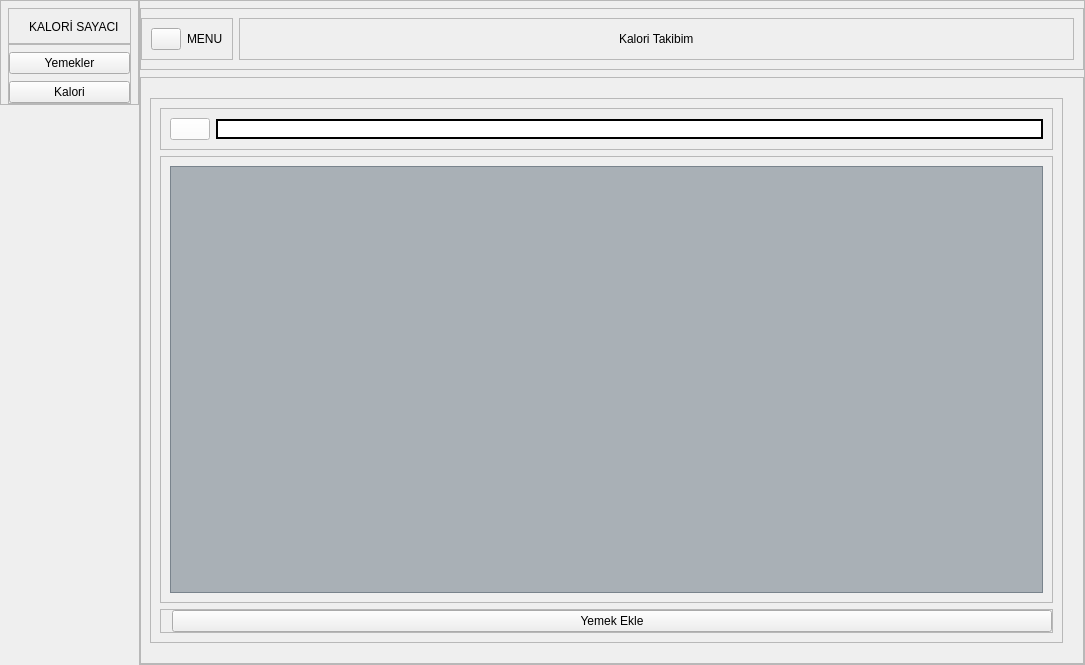
<?xml version="1.0" encoding="UTF-8"?>
<ui version="4.0">
 <class>MainWindow</class>
 <widget class="QMainWindow" name="MainWindow">
  <property name="geometry">
   <rect>
    <x>0</x>
    <y>0</y>
    <width>1085</width>
    <height>665</height>
   </rect>
  </property>
  <property name="windowTitle">
   <string>Kalori Takip Uygulaması</string>
  </property>
  <property name="windowIcon">
   <iconset resource="resources.qrc">
    <normaloff>:/icons/icons/fruit.png</normaloff>:/icons/icons/fruit.png</iconset>
  </property>
  <property name="iconSize">
   <size>
    <width>30</width>
    <height>30</height>
   </size>
  </property>
  <widget class="QWidget" name="centralwidget">
   <property name="styleSheet">
    <string notr="true">@fonts-face{
	url:(:/font/NovaFlat-Regular)format(&quot;truetype&quot;)
}
*{
	color:#fff;
	font-family:NovaFlat;
	font-size:12px;
	border:nine;
	background:none;
}

#centralwidget{
	background-color:rgb(33,43,51);
}
#yemekler,#kalori{
	background-color:rgba(61,80,95,100);
}
#pushButton_4{
	background-color:rgba(61,80,95,100);
	border-radius:8px;
	padding:10px;
}
#kalori_sayaci,#frame{
	background-color:rgb(61,80,95);
}
#buttons QPushButton{
	background-color:rgba(61,80,95,100);
	border-radius:5px;
	padding:10px;
}
#pushButton_4::hover,#buttons QPushButton::hover{
	background-color:rgba(120,157,186);
}</string>
   </property>
   <layout class="QHBoxLayout" name="horizontalLayout">
    <property name="spacing">
     <number>0</number>
    </property>
    <property name="leftMargin">
     <number>0</number>
    </property>
    <property name="topMargin">
     <number>0</number>
    </property>
    <property name="rightMargin">
     <number>0</number>
    </property>
    <property name="bottomMargin">
     <number>0</number>
    </property>
    <item alignment="Qt::AlignTop">
     <widget class="QFrame" name="menu">
      <property name="frameShape">
       <enum>QFrame::StyledPanel</enum>
      </property>
      <property name="frameShadow">
       <enum>QFrame::Raised</enum>
      </property>
      <layout class="QVBoxLayout" name="verticalLayout">
       <property name="spacing">
        <number>0</number>
       </property>
       <property name="leftMargin">
        <number>7</number>
       </property>
       <property name="topMargin">
        <number>7</number>
       </property>
       <property name="rightMargin">
        <number>7</number>
       </property>
       <property name="bottomMargin">
        <number>0</number>
       </property>
       <item alignment="Qt::AlignTop">
        <widget class="QFrame" name="kalori_sayaci">
         <property name="frameShape">
          <enum>QFrame::StyledPanel</enum>
         </property>
         <property name="frameShadow">
          <enum>QFrame::Raised</enum>
         </property>
         <layout class="QHBoxLayout" name="horizontalLayout_5">
          <property name="leftMargin">
           <number>7</number>
          </property>
          <property name="topMargin">
           <number>11</number>
          </property>
          <property name="rightMargin">
           <number>11</number>
          </property>
          <item>
           <widget class="QLabel" name="label_4">
            <property name="maximumSize">
             <size>
              <width>40</width>
              <height>40</height>
             </size>
            </property>
            <property name="text">
             <string/>
            </property>
            <property name="pixmap">
             <pixmap resource="resources.qrc">:/icons/icons/calories.png</pixmap>
            </property>
            <property name="scaledContents">
             <bool>true</bool>
            </property>
           </widget>
          </item>
          <item>
           <widget class="QLabel" name="label">
            <property name="text">
             <string>KALORİ SAYACI</string>
            </property>
           </widget>
          </item>
         </layout>
        </widget>
       </item>
       <item alignment="Qt::AlignTop">
        <widget class="QFrame" name="buttons">
         <property name="frameShape">
          <enum>QFrame::StyledPanel</enum>
         </property>
         <property name="frameShadow">
          <enum>QFrame::Raised</enum>
         </property>
         <layout class="QVBoxLayout" name="verticalLayout_2">
          <property name="spacing">
           <number>7</number>
          </property>
          <property name="leftMargin">
           <number>0</number>
          </property>
          <property name="topMargin">
           <number>7</number>
          </property>
          <property name="rightMargin">
           <number>0</number>
          </property>
          <property name="bottomMargin">
           <number>0</number>
          </property>
          <item>
           <widget class="QPushButton" name="pushButton">
            <property name="text">
             <string>Yemekler</string>
            </property>
            <property name="icon">
             <iconset resource="resources.qrc">
              <normaloff>:/icons/icons/meal.png</normaloff>:/icons/icons/meal.png</iconset>
            </property>
            <property name="iconSize">
             <size>
              <width>30</width>
              <height>30</height>
             </size>
            </property>
           </widget>
          </item>
          <item>
           <widget class="QPushButton" name="pushButton_2">
            <property name="text">
             <string>Kalori</string>
            </property>
            <property name="icon">
             <iconset resource="resources.qrc">
              <normaloff>:/icons/icons/calory.png</normaloff>:/icons/icons/calory.png</iconset>
            </property>
            <property name="iconSize">
             <size>
              <width>30</width>
              <height>30</height>
             </size>
            </property>
           </widget>
          </item>
         </layout>
        </widget>
       </item>
      </layout>
     </widget>
    </item>
    <item>
     <widget class="QFrame" name="frame_2">
      <property name="frameShape">
       <enum>QFrame::StyledPanel</enum>
      </property>
      <property name="frameShadow">
       <enum>QFrame::Raised</enum>
      </property>
      <layout class="QVBoxLayout" name="verticalLayout_4">
       <property name="spacing">
        <number>7</number>
       </property>
       <property name="leftMargin">
        <number>0</number>
       </property>
       <property name="topMargin">
        <number>7</number>
       </property>
       <property name="rightMargin">
        <number>0</number>
       </property>
       <property name="bottomMargin">
        <number>0</number>
       </property>
       <item alignment="Qt::AlignTop">
        <widget class="QFrame" name="frame">
         <property name="frameShape">
          <enum>QFrame::StyledPanel</enum>
         </property>
         <property name="frameShadow">
          <enum>QFrame::Raised</enum>
         </property>
         <layout class="QHBoxLayout" name="horizontalLayout_2">
          <property name="leftMargin">
           <number>0</number>
          </property>
          <item alignment="Qt::AlignLeft">
           <widget class="QFrame" name="frame_6">
            <property name="frameShape">
             <enum>QFrame::StyledPanel</enum>
            </property>
            <property name="frameShadow">
             <enum>QFrame::Raised</enum>
            </property>
            <layout class="QHBoxLayout" name="horizontalLayout_3">
             <item>
              <widget class="QPushButton" name="pushButton_3">
               <property name="maximumSize">
                <size>
                 <width>30</width>
                 <height>30</height>
                </size>
               </property>
               <property name="text">
                <string/>
               </property>
               <property name="icon">
                <iconset resource="resources.qrc">
                 <normaloff>:/icons/icons/left-align.png</normaloff>:/icons/icons/left-align.png</iconset>
               </property>
               <property name="iconSize">
                <size>
                 <width>30</width>
                 <height>30</height>
                </size>
               </property>
              </widget>
             </item>
             <item>
              <widget class="QLabel" name="label_2">
               <property name="text">
                <string>MENU</string>
               </property>
              </widget>
             </item>
            </layout>
           </widget>
          </item>
          <item>
           <widget class="QFrame" name="frame_7">
            <property name="sizePolicy">
             <sizepolicy hsizetype="Expanding" vsizetype="Preferred">
              <horstretch>0</horstretch>
              <verstretch>0</verstretch>
             </sizepolicy>
            </property>
            <property name="frameShape">
             <enum>QFrame::StyledPanel</enum>
            </property>
            <property name="frameShadow">
             <enum>QFrame::Raised</enum>
            </property>
            <layout class="QHBoxLayout" name="horizontalLayout_4">
             <property name="spacing">
              <number>0</number>
             </property>
             <property name="leftMargin">
              <number>0</number>
             </property>
             <property name="topMargin">
              <number>0</number>
             </property>
             <property name="rightMargin">
              <number>0</number>
             </property>
             <property name="bottomMargin">
              <number>0</number>
             </property>
             <item alignment="Qt::AlignHCenter">
              <widget class="QLabel" name="label_3">
               <property name="sizePolicy">
                <sizepolicy hsizetype="Expanding" vsizetype="Preferred">
                 <horstretch>0</horstretch>
                 <verstretch>0</verstretch>
                </sizepolicy>
               </property>
               <property name="text">
                <string>Kalori Takibim</string>
               </property>
              </widget>
             </item>
            </layout>
           </widget>
          </item>
         </layout>
        </widget>
       </item>
       <item>
        <widget class="QFrame" name="frame_5">
         <property name="sizePolicy">
          <sizepolicy hsizetype="Preferred" vsizetype="Expanding">
           <horstretch>0</horstretch>
           <verstretch>0</verstretch>
          </sizepolicy>
         </property>
         <property name="frameShape">
          <enum>QFrame::StyledPanel</enum>
         </property>
         <property name="frameShadow">
          <enum>QFrame::Raised</enum>
         </property>
         <layout class="QHBoxLayout" name="horizontalLayout_6">
          <property name="spacing">
           <number>7</number>
          </property>
          <property name="leftMargin">
           <number>0</number>
          </property>
          <property name="topMargin">
           <number>11</number>
          </property>
          <property name="rightMargin">
           <number>11</number>
          </property>
          <property name="bottomMargin">
           <number>11</number>
          </property>
          <item>
           <widget class="QStackedWidget" name="stackedWidget">
            <property name="currentIndex">
             <number>1</number>
            </property>
            <widget class="QWidget" name="kalori"/>
            <widget class="QWidget" name="yemekler">
             <layout class="QHBoxLayout" name="horizontalLayout_7">
              <item>
               <widget class="QFrame" name="frame_3">
                <property name="frameShape">
                 <enum>QFrame::StyledPanel</enum>
                </property>
                <property name="frameShadow">
                 <enum>QFrame::Raised</enum>
                </property>
                <layout class="QVBoxLayout" name="verticalLayout_3">
                 <item>
                  <widget class="QFrame" name="frame_4">
                   <property name="frameShape">
                    <enum>QFrame::StyledPanel</enum>
                   </property>
                   <property name="frameShadow">
                    <enum>QFrame::Raised</enum>
                   </property>
                   <layout class="QHBoxLayout" name="horizontalLayout_9">
                    <item>
                     <widget class="QPushButton" name="pushButton_5">
                      <property name="styleSheet">
                       <string notr="true">QPushButton{
	background-color:rgb(255,255,255);
}</string>
                      </property>
                      <property name="text">
                       <string/>
                      </property>
                      <property name="icon">
                       <iconset resource="resources.qrc">
                        <normaloff>:/icons/icons/magnifying-glass.png</normaloff>:/icons/icons/magnifying-glass.png</iconset>
                      </property>
                     </widget>
                    </item>
                    <item>
                     <widget class="QLineEdit" name="lineEdit">
                      <property name="styleSheet">
                       <string notr="true">QLineEdit{
	color:black;
	border:2px solid black
}</string>
                      </property>
                      <property name="text">
                       <string/>
                      </property>
                     </widget>
                    </item>
                   </layout>
                  </widget>
                 </item>
                 <item>
                  <widget class="QFrame" name="frame_8">
                   <property name="frameShape">
                    <enum>QFrame::StyledPanel</enum>
                   </property>
                   <property name="frameShadow">
                    <enum>QFrame::Raised</enum>
                   </property>
                   <layout class="QHBoxLayout" name="horizontalLayout_10">
                    <item>
                     <widget class="QListWidget" name="listWidget">
                      <property name="styleSheet">
                       <string notr="true">QListView{
	background:rgba(61,80,95,100);
	font-size:20px
}</string>
                      </property>
                     </widget>
                    </item>
                   </layout>
                  </widget>
                 </item>
                 <item>
                  <widget class="QFrame" name="frame_9">
                   <property name="frameShape">
                    <enum>QFrame::StyledPanel</enum>
                   </property>
                   <property name="frameShadow">
                    <enum>QFrame::Raised</enum>
                   </property>
                   <layout class="QHBoxLayout" name="horizontalLayout_8">
                    <property name="spacing">
                     <number>0</number>
                    </property>
                    <property name="leftMargin">
                     <number>11</number>
                    </property>
                    <property name="topMargin">
                     <number>0</number>
                    </property>
                    <property name="rightMargin">
                     <number>0</number>
                    </property>
                    <property name="bottomMargin">
                     <number>0</number>
                    </property>
                    <item>
                     <widget class="QPushButton" name="pushButton_4">
                      <property name="text">
                       <string>Yemek Ekle</string>
                      </property>
                     </widget>
                    </item>
                   </layout>
                  </widget>
                 </item>
                </layout>
               </widget>
              </item>
             </layout>
            </widget>
           </widget>
          </item>
         </layout>
        </widget>
       </item>
      </layout>
     </widget>
    </item>
   </layout>
  </widget>
 </widget>
 <resources>
  <include location="resources.qrc"/>
 </resources>
 <connections/>
</ui>
